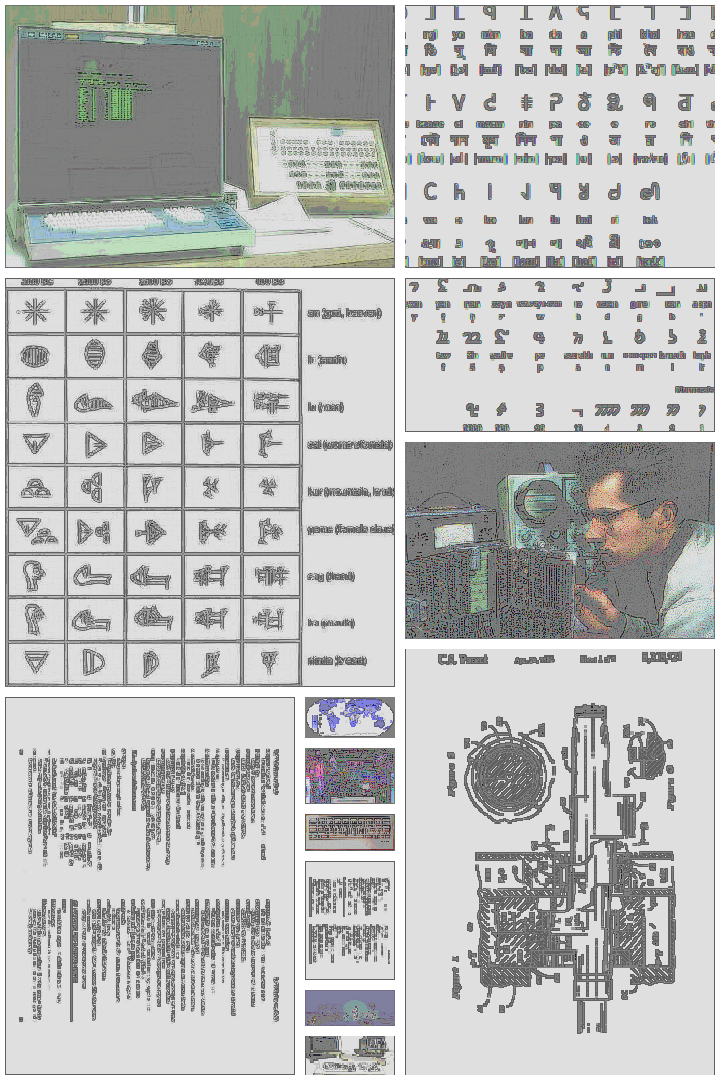
#> input picture nanogenmo-2017/panel-layout-test.png, 720 x 1080 px
$ python sketchify.py panel-layout-test.png
#> lines starting #> are read from the running program, lines starting #| are printed output that depends on the picture
#!/usr/bin/env python
import sys, os
from PIL import Image, ImageOps, ImageChops, ImageFont, ImageDraw, ImageFilter

# Make an image more closely resemble a pen drawing, with optional shading and coloring
def sketchify(sourceImage, colorized=True, sketchOnly=False):
#> called with colorized = True, sketchOnly = False
    sketch=ImageOps.invert(ImageOps.autocontrast(sourceImage).filter(ImageFilter.FIND_EDGES))
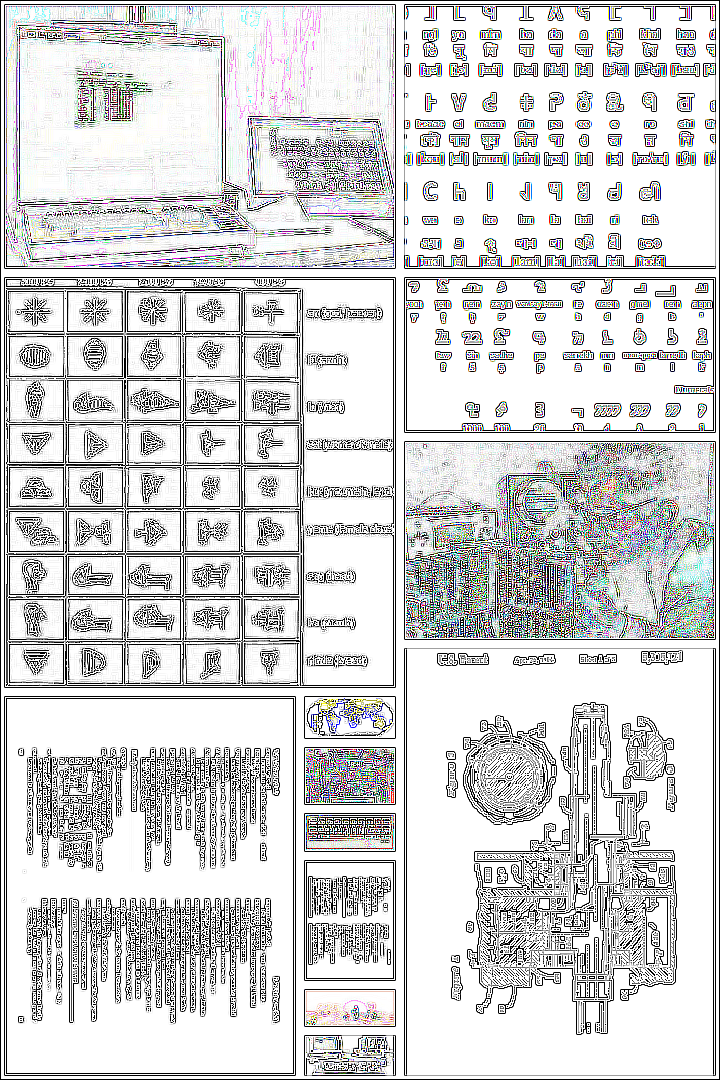
#> sketch: PIL image 720x1080 RGB; mean R, G, B 210.1, 210.4, 210.6
    if sketchOnly:
        return sketch
    if(colorized):
        sourceImage=ImageOps.posterize(sourceImage, 2)
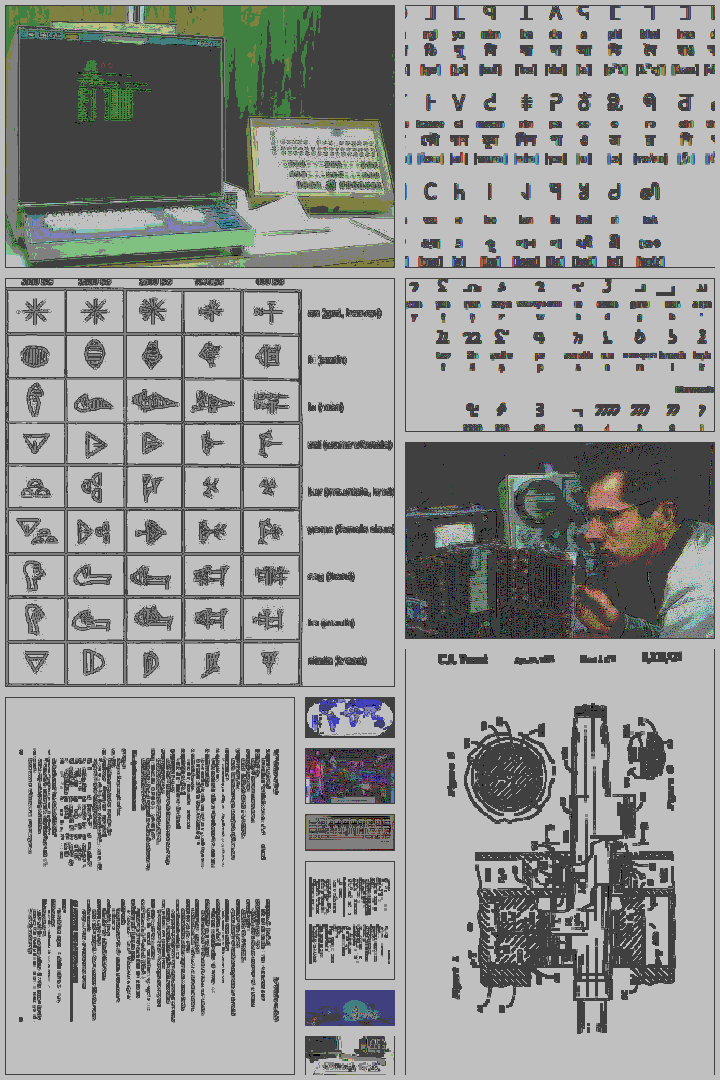
#> sourceImage: PIL image 720x1080 RGB; mean R, G, B 149.5, 150.8, 149.1
    else:
        sourceImage=ImageOps.grayscale(sourceImage)
    sourceImage=sourceImage.convert("RGBA")
#> sourceImage: PIL image 720x1080 RGBA
    sketch=sketch.convert("RGBA")
#> sketch: PIL image 720x1080 RGBA
    merged=Image.blend(sourceImage, sketch, 0.5)
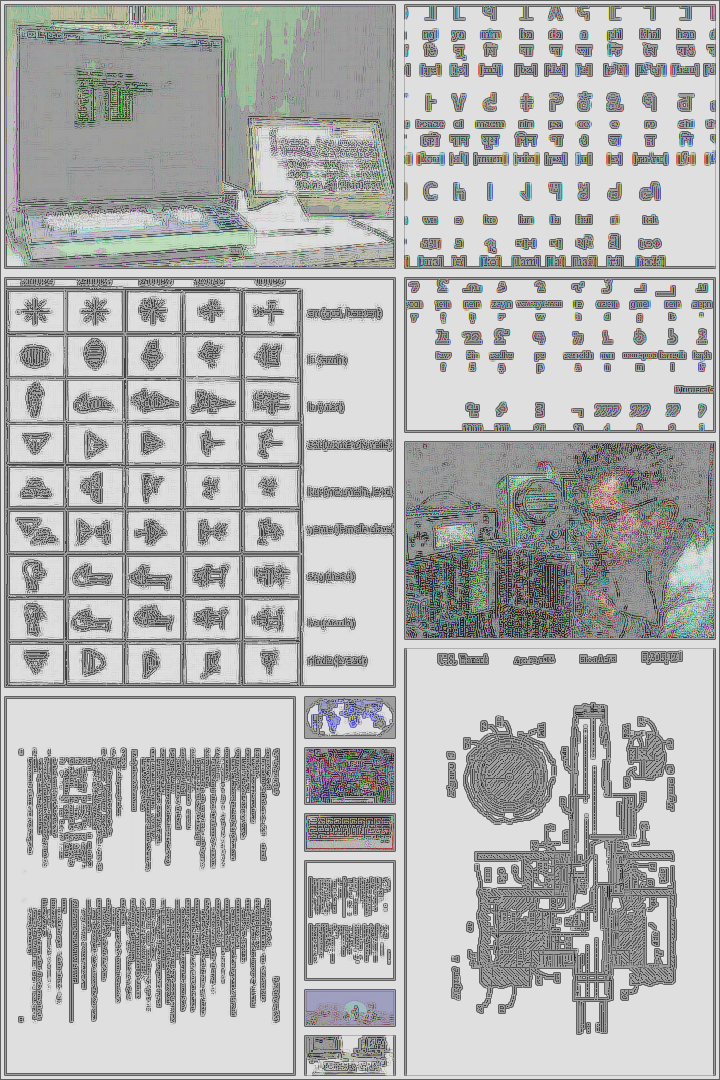
#> merged: PIL image 720x1080 RGBA; mean R, G, B, A 179.4, 180.2, 179.4, 255
    return merged

# Run sketchify and then fit to a particular size, followed by the addition of a gutter
def panelify(sourceImage, targetSize, borderWidth=5, colorized=True, sketchOnly=False):
    sourceImage=sketchify(sourceImage, colorized, sketchOnly)
    sourceImage=ImageOps.fit(sourceImage, targetSize)
    frame=Image.new("RGBA", targetSize, "#ffff")
#> frame: PIL image 720x1080 RGBA; every value is 255
    frame.paste(sourceImage.resize((targetSize[0]-(2*borderWidth), targetSize[1]-(2*borderWidth))), (borderWidth, borderWidth))
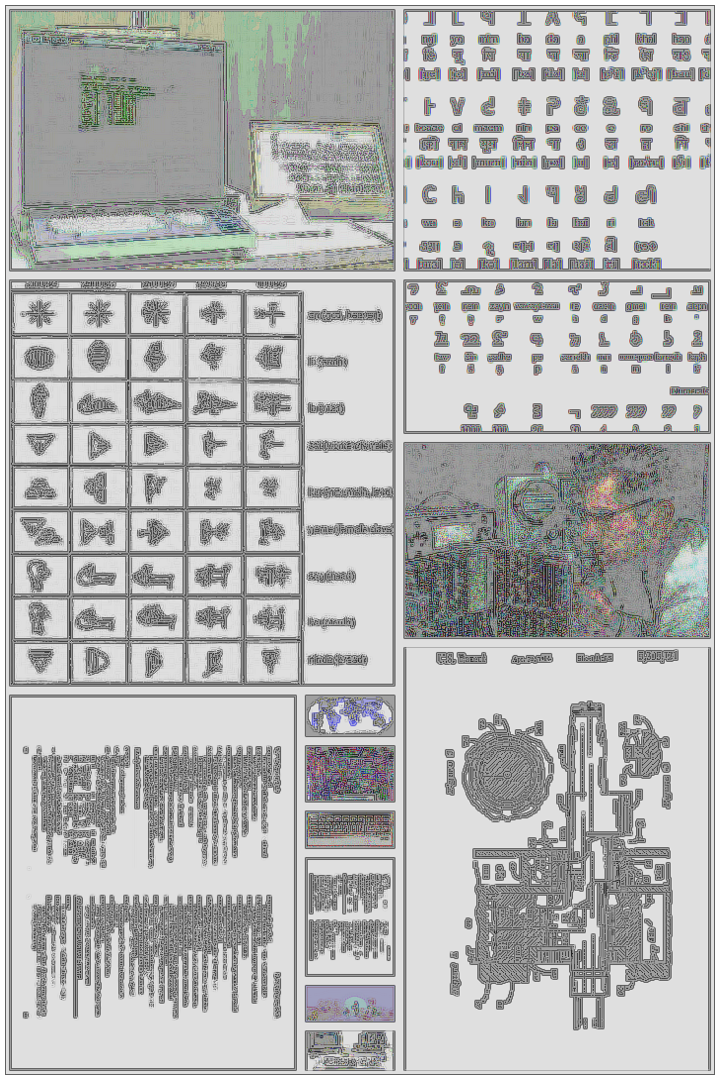
#> frame: PIL image 720x1080 RGBA; mean R, G, B, A 181.1, 181.9, 181.2, 255
    return frame

if __name__=="__main__":
    sourceImage=Image.open(sys.argv[1]).convert("RGB")
    #merged=sketchify(sourceImage, True)
    merged=panelify(sourceImage, sourceImage.size)
    merged.save("merged.png")
